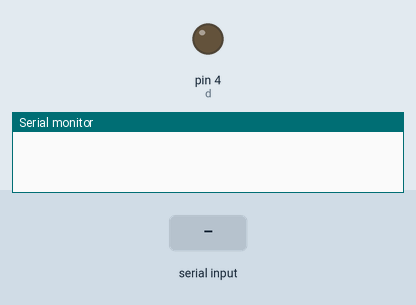
Bench run of a sketch on a simulated Arduino Uno, built with avr-gcc and run on an emulated ATmega328P. On the bench: output pins drawn as LEDs (lit = HIGH), the last lines printed to the serial monitor. The inputs (shaded band) are chosen by the test bench. Pins used as bus, display or sensor lines are not drawn.

Above: at 1.2 s.
1.3 s: "1" received over Serial
At 2.4 s:
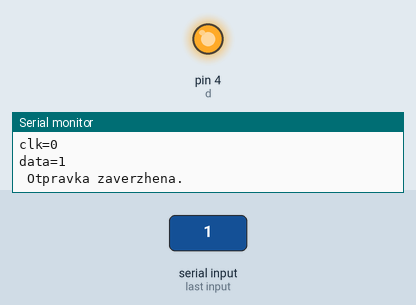
3.1 s: "0" received over Serial
Timing chart, 0 to 6.1 s (numbered marks = the images above; inputs shaded):
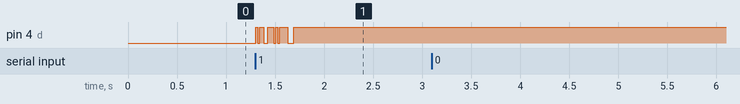

Measured:
- after the input at 1.3 s, pin 4 (d): goes HIGH 0.02 s, 3 × (LOW 0.02 s, HIGH 0.04 s), LOW 0.02 s, HIGH 0.08 s, LOW 0.06 s, then HIGH, starting at once

The sketch:

arduino_fpga_proverka_1.ino
```cpp
int data[20];
int i=0,clk=3,d=4,j;
int a=HIGH;
int val=0;
void setup()
{
  Serial.begin(9600);
  pinMode(clk,OUTPUT);
  pinMode(d,OUTPUT);

}

void loop()
{
  if(Serial.available())
  {
    val=Serial.read();
    if(val=='1')
    {

          data[0]=1;
          data[1]=0;
          data[2]=1;
          data[3]=1;
          data[4]=0;
          data[5]=0;
          data[6]=1;
          data[7]=1;
          data[8]=1;
          data[9]=0;
          data[10]=1;
          data[11]=0;
          data[12]=1;
          data[13]=1;
          data[14]=1;
          data[15]=1;
          data[16]=0;
          data[17]=0;
          data[18]=0;
          data[19]=1;

        while(i!=20)
        {
          a = !a;
          digitalWrite(clk,a);
          Serial.print("clk=");
          Serial.println(a);
          if(a==LOW)
          {
            digitalWrite(d,data[i]);
            Serial.print("data=");
            Serial.println(data[i]);
            i++;
          }
          delay(10);
        }
        i=0;
        val=0;
        Serial.println("\n Otpravka zaverzhena.");
    }
    else if(val=='0') Serial.println("STOP");
  }
}
```
